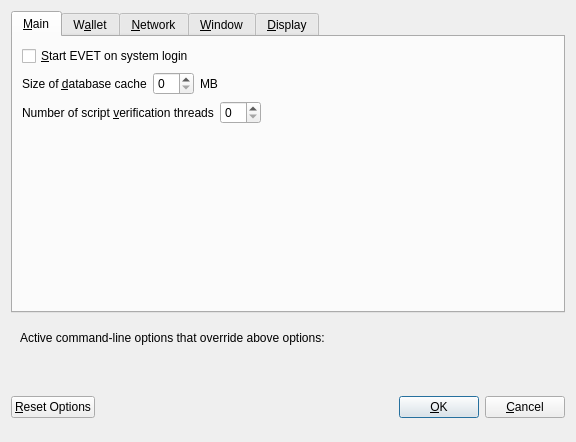
<?xml version="1.0" encoding="UTF-8"?>
<ui version="4.0">
 <class>OptionsDialog</class>
 <widget class="QDialog" name="OptionsDialog">
  <property name="geometry">
   <rect>
    <x>0</x>
    <y>0</y>
    <width>576</width>
    <height>442</height>
   </rect>
  </property>
  <property name="windowTitle">
   <string>Options</string>
  </property>
  <property name="modal">
   <bool>true</bool>
  </property>
  <layout class="QVBoxLayout" name="verticalLayout">
   <item>
    <widget class="QTabWidget" name="tabWidget">
     <property name="currentIndex">
      <number>0</number>
     </property>
     <widget class="QWidget" name="tabMain">
      <attribute name="title">
       <string>&amp;Main</string>
      </attribute>
      <layout class="QVBoxLayout" name="verticalLayout_Main">
       <item>
        <widget class="QCheckBox" name="bitcoinAtStartup">
         <property name="toolTip">
          <string>Automatically start EVET after logging in to the system.</string>
         </property>
         <property name="text">
          <string>&amp;Start EVET on system login</string>
         </property>
        </widget>
       </item>
       <item>
        <layout class="QHBoxLayout" name="horizontalLayout_2_Main">
         <item>
          <widget class="QLabel" name="databaseCacheLabel">
           <property name="text">
            <string>Size of &amp;database cache</string>
           </property>
           <property name="textFormat">
            <enum>Qt::PlainText</enum>
           </property>
           <property name="buddy">
            <cstring>databaseCache</cstring>
           </property>
          </widget>
         </item>
         <item>
          <widget class="QSpinBox" name="databaseCache"/>
         </item>
         <item>
          <widget class="QLabel" name="databaseCacheUnitLabel">
           <property name="text">
            <string>MB</string>
           </property>
           <property name="textFormat">
            <enum>Qt::PlainText</enum>
           </property>
          </widget>
         </item>
         <item>
          <spacer name="horizontalSpacer_2_Main">
           <property name="orientation">
            <enum>Qt::Horizontal</enum>
           </property>
           <property name="sizeHint" stdset="0">
            <size>
             <width>40</width>
             <height>20</height>
            </size>
           </property>
          </spacer>
         </item>
        </layout>
       </item>
       <item>
        <layout class="QHBoxLayout" name="horizontalLayout_3_Main">
         <item>
          <widget class="QLabel" name="threadsScriptVerifLabel">
           <property name="text">
            <string>Number of script &amp;verification threads</string>
           </property>
           <property name="textFormat">
            <enum>Qt::PlainText</enum>
           </property>
           <property name="buddy">
            <cstring>threadsScriptVerif</cstring>
           </property>
          </widget>
         </item>
         <item>
          <widget class="QSpinBox" name="threadsScriptVerif">
           <property name="toolTip">
            <string>(0 = auto, &lt;0 = leave that many cores free)</string>
           </property>
          </widget>
         </item>
         <item>
          <spacer name="horizontalSpacer_3_Main">
           <property name="orientation">
            <enum>Qt::Horizontal</enum>
           </property>
           <property name="sizeHint" stdset="0">
            <size>
             <width>40</width>
             <height>20</height>
            </size>
           </property>
          </spacer>
         </item>
        </layout>
       </item>
       <item>
        <spacer name="verticalSpacer_2">
         <property name="orientation">
          <enum>Qt::Vertical</enum>
         </property>
         <property name="sizeHint" stdset="0">
          <size>
           <width>20</width>
           <height>40</height>
          </size>
         </property>
        </spacer>
       </item>
      </layout>
     </widget>
     <widget class="QWidget" name="tabWallet">
      <attribute name="title">
       <string>W&amp;allet</string>
      </attribute>
      <layout class="QVBoxLayout" name="verticalLayout_Wallet">
       <item>
        <layout class="QHBoxLayout" name="horizontalLayout_2_Wallet">
         <item>
          <widget class="QLabel" name="labelStakeSplitThresholdText">
           <property name="text">
            <string>Stake split threshold:</string>
           </property>
          </widget>
         </item>
         <item>
          <widget class="QSpinBox" name="spinBoxStakeSplitThreshold">
           <property name="minimum">
            <number>1</number>
           </property>
           <property name="maximum">
            <number>999999</number>
           </property>
          </widget>
         </item>
        </layout>
       </item>
       <item>
        <widget class="QGroupBox" name="groupBox">
         <property name="title">
          <string>Expert</string>
         </property>
         <layout class="QVBoxLayout" name="verticalLayout_2">
          <item>
           <widget class="QCheckBox" name="coinControlFeatures">
            <property name="toolTip">
             <string>Whether to show coin control features or not.</string>
            </property>
            <property name="text">
             <string>Enable coin &amp;control features</string>
            </property>
           </widget>
          </item>
          <item>
           <widget class="QCheckBox" name="showMasternodesTab">
            <property name="toolTip">
             <string>Show additional tab listing all your masternodes in first sub-tab&lt;br/&gt;and all masternodes on the network in second sub-tab.</string>
            </property>
            <property name="text">
             <string>Show Masternodes Tab</string>
            </property>
           </widget>
          </item>
          <item>
           <widget class="QCheckBox" name="spendZeroConfChange">
            <property name="toolTip">
             <string>If you disable the spending of unconfirmed change, the change from a transaction&lt;br/&gt;cannot be used until that transaction has at least one confirmation.&lt;br/&gt;This also affects how your balance is computed.</string>
            </property>
            <property name="text">
             <string>&amp;Spend unconfirmed change</string>
            </property>
           </widget>
          </item>
         </layout>
        </widget>
       </item>
       <item>
        <spacer name="verticalSpacer_Wallet">
         <property name="orientation">
          <enum>Qt::Vertical</enum>
         </property>
         <property name="sizeHint" stdset="0">
          <size>
           <width>20</width>
           <height>40</height>
          </size>
         </property>
        </spacer>
       </item>
      </layout>
     </widget>
     <widget class="QWidget" name="tabNetwork">
      <attribute name="title">
       <string>&amp;Network</string>
      </attribute>
      <layout class="QVBoxLayout" name="verticalLayout_Network">
       <item>
        <widget class="QCheckBox" name="mapPortUpnp">
         <property name="toolTip">
          <string>Automatically open the EVET client port on the router. This only works when your router supports UPnP and it is enabled.</string>
         </property>
         <property name="text">
          <string>Map port using &amp;UPnP</string>
         </property>
        </widget>
       </item>
       <item>
        <widget class="QCheckBox" name="allowIncoming">
         <property name="toolTip">
          <string>Accept connections from outside</string>
         </property>
         <property name="text">
          <string>Allow incoming connections</string>
         </property>
        </widget>
       </item>
       <item>
        <widget class="QCheckBox" name="connectSocks">
         <property name="toolTip">
          <string>Connect to the EVET network through a SOCKS5 proxy.</string>
         </property>
         <property name="text">
          <string>&amp;Connect through SOCKS5 proxy (default proxy):</string>
         </property>
        </widget>
       </item>
       <item>
        <layout class="QHBoxLayout" name="horizontalLayout_1_Network">
         <item>
          <widget class="QLabel" name="proxyIpLabel">
           <property name="text">
            <string>Proxy &amp;IP:</string>
           </property>
           <property name="textFormat">
            <enum>Qt::PlainText</enum>
           </property>
           <property name="buddy">
            <cstring>proxyIp</cstring>
           </property>
          </widget>
         </item>
         <item>
          <widget class="QValidatedLineEdit" name="proxyIp">
           <property name="minimumSize">
            <size>
             <width>140</width>
             <height>0</height>
            </size>
           </property>
           <property name="maximumSize">
            <size>
             <width>140</width>
             <height>16777215</height>
            </size>
           </property>
           <property name="toolTip">
            <string>IP address of the proxy (e.g. IPv4: 127.0.0.1 / IPv6: ::1)</string>
           </property>
          </widget>
         </item>
         <item>
          <widget class="QLabel" name="proxyPortLabel">
           <property name="text">
            <string>&amp;Port:</string>
           </property>
           <property name="textFormat">
            <enum>Qt::PlainText</enum>
           </property>
           <property name="buddy">
            <cstring>proxyPort</cstring>
           </property>
          </widget>
         </item>
         <item>
          <widget class="QLineEdit" name="proxyPort">
           <property name="minimumSize">
            <size>
             <width>55</width>
             <height>0</height>
            </size>
           </property>
           <property name="maximumSize">
            <size>
             <width>55</width>
             <height>16777215</height>
            </size>
           </property>
           <property name="toolTip">
            <string>Port of the proxy (e.g. 9050)</string>
           </property>
          </widget>
         </item>
         <item>
          <spacer name="horizontalSpacer_1_Network">
           <property name="orientation">
            <enum>Qt::Horizontal</enum>
           </property>
           <property name="sizeHint" stdset="0">
            <size>
             <width>40</width>
             <height>20</height>
            </size>
           </property>
          </spacer>
         </item>
        </layout>
       </item>
       <item>
        <spacer name="verticalSpacer_Network">
         <property name="orientation">
          <enum>Qt::Vertical</enum>
         </property>
         <property name="sizeHint" stdset="0">
          <size>
           <width>20</width>
           <height>40</height>
          </size>
         </property>
        </spacer>
       </item>
      </layout>
     </widget>
     <widget class="QWidget" name="tabWindow">
      <attribute name="title">
       <string>&amp;Window</string>
      </attribute>
      <layout class="QVBoxLayout" name="verticalLayout_Window">
       <item>
        <widget class="QCheckBox" name="minimizeToTray">
         <property name="toolTip">
          <string>Show only a tray icon after minimizing the window.</string>
         </property>
         <property name="text">
          <string>&amp;Minimize to the tray instead of the taskbar</string>
         </property>
        </widget>
       </item>
       <item>
        <widget class="QCheckBox" name="minimizeOnClose">
         <property name="toolTip">
          <string>Minimize instead of exit the application when the window is closed. When this option is enabled, the application will be closed only after selecting Quit in the menu.</string>
         </property>
         <property name="text">
          <string>M&amp;inimize on close</string>
         </property>
        </widget>
       </item>
       <item>
        <spacer name="verticalSpacer_Window">
         <property name="orientation">
          <enum>Qt::Vertical</enum>
         </property>
         <property name="sizeHint" stdset="0">
          <size>
           <width>20</width>
           <height>40</height>
          </size>
         </property>
        </spacer>
       </item>
      </layout>
     </widget>
     <widget class="QWidget" name="tabDisplay">
      <attribute name="title">
       <string>&amp;Display</string>
      </attribute>
      <layout class="QVBoxLayout" name="verticalLayout_Display">
       <item>
        <layout class="QHBoxLayout" name="horizontalLayout_1_Display">
         <item>
          <widget class="QLabel" name="langLabel">
           <property name="text">
            <string>User Interface &amp;language:</string>
           </property>
           <property name="textFormat">
            <enum>Qt::PlainText</enum>
           </property>
           <property name="buddy">
            <cstring>lang</cstring>
           </property>
          </widget>
         </item>
         <item>
          <widget class="QValueComboBox" name="lang">
           <property name="toolTip">
            <string>The user interface language can be set here. This setting will take effect after restarting EVET.</string>
           </property>
          </widget>
         </item>
        </layout>
       </item>
       <item>
        <widget class="QLabel" name="label_3">
         <property name="toolTip">
          <string notr="true"/>
         </property>
         <property name="statusTip">
          <string notr="true"/>
         </property>
         <property name="whatsThis">
          <string notr="true"/>
         </property>
         <property name="accessibleName">
          <string notr="true"/>
         </property>
         <property name="text">
          <string>Language missing or translation incomplete? Help contributing translations here:
https://discord.gg/zgcXB76</string>
         </property>
         <property name="wordWrap">
          <bool>true</bool>
         </property>
         <property name="openExternalLinks">
          <bool>true</bool>
         </property>
         <property name="textInteractionFlags">
          <set>Qt::TextBrowserInteraction</set>
         </property>
        </widget>
       </item>
       <item>
        <layout class="QHBoxLayout" name="horizontalLayout_2_Display" stretch="0,0">
         <item>
          <widget class="QLabel" name="themeLabel">
           <property name="text">
            <string>User Interface Theme:</string>
           </property>
          </widget>
         </item>
         <item>
          <widget class="QValueComboBox" name="theme"/>
         </item>
        </layout>
       </item>
       <item>
        <widget class="QWidget" name="verticalDisplayWidget" native="true">
         <layout class="QVBoxLayout" name="verticalDisplayLayout">
          <property name="margin">
           <number>0</number>
          </property>
          <item>
           <widget class="Line" name="line">
            <property name="orientation">
             <enum>Qt::Horizontal</enum>
            </property>
           </widget>
          </item>
          <item>
           <layout class="QHBoxLayout" name="horizontalLayout_3_Display">
            <item>
             <widget class="QLabel" name="unitLabel">
              <property name="text">
               <string>Unit to show amounts in:</string>
              </property>
              <property name="textFormat">
               <enum>Qt::PlainText</enum>
              </property>
             </widget>
            </item>
            <item>
             <widget class="QValueComboBox" name="unit">
              <property name="toolTip">
               <string>Choose the default subdivision unit to show in the interface and when sending coins.</string>
              </property>
             </widget>
            </item>
           </layout>
          </item>
          <item>
           <layout class="QHBoxLayout" name="horizontalLayout_4_Display">
            <item>
             <widget class="QLabel" name="digitsLabel">
              <property name="text">
               <string>Decimal digits</string>
              </property>
             </widget>
            </item>
            <item>
             <widget class="QValueComboBox" name="digits"/>
            </item>
           </layout>
          </item>
          <item>
           <layout class="QHBoxLayout" name="horizontalLayout_5_Display">
            <item>
             <widget class="QCheckBox" name="checkBoxHideZeroBalances">
              <property name="toolTip">
               <string>Hide empty balances</string>
              </property>
              <property name="layoutDirection">
               <enum>Qt::LeftToRight</enum>
              </property>
              <property name="text">
               <string>Hide empty balances</string>
              </property>
             </widget>
            </item>
            <item>
             <widget class="QCheckBox" name="checkBoxHideOrphans">
              <property name="toolTip">
               <string>Hide orphan stakes in transaction lists</string>
              </property>
              <property name="text">
               <string>Hide orphan stakes</string>
              </property>
             </widget>
            </item>
            <item>
             <spacer name="horizontalSpacer">
              <property name="orientation">
               <enum>Qt::Horizontal</enum>
              </property>
              <property name="sizeHint" stdset="0">
               <size>
                <width>40</width>
                <height>20</height>
               </size>
              </property>
             </spacer>
            </item>
           </layout>
          </item>
          <item>
           <layout class="QHBoxLayout" name="horizontalLayout_6_Display">
            <item>
             <widget class="QLabel" name="thirdPartyTxUrlsLabel">
              <property name="toolTip">
               <string>Third party URLs (e.g. a block explorer) that appear in the transactions tab as context menu items. %s in the URL is replaced by transaction hash. Multiple URLs are separated by vertical bar |.</string>
              </property>
              <property name="text">
               <string>Third party transaction URLs</string>
              </property>
             </widget>
            </item>
            <item>
             <widget class="QLineEdit" name="thirdPartyTxUrls">
              <property name="toolTip">
               <string>Third party URLs (e.g. a block explorer) that appear in the transactions tab as context menu items. %s in the URL is replaced by transaction hash. Multiple URLs are separated by vertical bar |.</string>
              </property>
             </widget>
            </item>
           </layout>
          </item>
         </layout>
        </widget>
       </item>
       <item>
        <spacer name="verticalSpacer">
         <property name="orientation">
          <enum>Qt::Vertical</enum>
         </property>
         <property name="sizeHint" stdset="0">
          <size>
           <width>20</width>
           <height>40</height>
          </size>
         </property>
        </spacer>
       </item>
      </layout>
     </widget>
    </widget>
   </item>
   <item>
    <widget class="QFrame" name="frame">
     <layout class="QVBoxLayout" name="verticalLayout_Bottom">
      <item>
       <layout class="QHBoxLayout" name="horizontalLayout_Bottom">
        <item>
         <widget class="QLabel" name="overriddenByCommandLineInfoLabel">
          <property name="text">
           <string>Active command-line options that override above options:</string>
          </property>
          <property name="textFormat">
           <enum>Qt::PlainText</enum>
          </property>
         </widget>
        </item>
        <item>
         <spacer name="horizontalSpacer_Bottom">
          <property name="orientation">
           <enum>Qt::Horizontal</enum>
          </property>
          <property name="sizeHint" stdset="0">
           <size>
            <width>40</width>
            <height>20</height>
           </size>
          </property>
         </spacer>
        </item>
       </layout>
      </item>
      <item>
       <widget class="QLabel" name="overriddenByCommandLineLabel">
        <property name="text">
         <string/>
        </property>
        <property name="textFormat">
         <enum>Qt::PlainText</enum>
        </property>
        <property name="wordWrap">
         <bool>true</bool>
        </property>
       </widget>
      </item>
     </layout>
    </widget>
   </item>
   <item>
    <layout class="QHBoxLayout" name="horizontalLayout_Buttons">
     <item>
      <widget class="QPushButton" name="resetButton">
       <property name="toolTip">
        <string>Reset all client options to default.</string>
       </property>
       <property name="text">
        <string>&amp;Reset Options</string>
       </property>
       <property name="autoDefault">
        <bool>false</bool>
       </property>
      </widget>
     </item>
     <item>
      <spacer name="horizontalSpacer_1">
       <property name="orientation">
        <enum>Qt::Horizontal</enum>
       </property>
       <property name="sizeHint" stdset="0">
        <size>
         <width>40</width>
         <height>48</height>
        </size>
       </property>
      </spacer>
     </item>
     <item>
      <widget class="QLabel" name="statusLabel">
       <property name="minimumSize">
        <size>
         <width>200</width>
         <height>0</height>
        </size>
       </property>
       <property name="font">
        <font>
         <weight>75</weight>
         <bold>true</bold>
        </font>
       </property>
       <property name="text">
        <string/>
       </property>
       <property name="textFormat">
        <enum>Qt::PlainText</enum>
       </property>
       <property name="wordWrap">
        <bool>true</bool>
       </property>
      </widget>
     </item>
     <item>
      <spacer name="horizontalSpacer_2">
       <property name="orientation">
        <enum>Qt::Horizontal</enum>
       </property>
       <property name="sizeHint" stdset="0">
        <size>
         <width>40</width>
         <height>48</height>
        </size>
       </property>
      </spacer>
     </item>
     <item>
      <widget class="QPushButton" name="okButton">
       <property name="text">
        <string>&amp;OK</string>
       </property>
       <property name="autoDefault">
        <bool>false</bool>
       </property>
       <property name="default">
        <bool>true</bool>
       </property>
      </widget>
     </item>
     <item>
      <widget class="QPushButton" name="cancelButton">
       <property name="text">
        <string>&amp;Cancel</string>
       </property>
       <property name="autoDefault">
        <bool>false</bool>
       </property>
      </widget>
     </item>
    </layout>
   </item>
  </layout>
 </widget>
 <customwidgets>
  <customwidget>
   <class>QValidatedLineEdit</class>
   <extends>QLineEdit</extends>
   <header>qvalidatedlineedit.h</header>
  </customwidget>
  <customwidget>
   <class>QValueComboBox</class>
   <extends>QComboBox</extends>
   <header>qvaluecombobox.h</header>
  </customwidget>
 </customwidgets>
 <resources/>
 <connections/>
</ui>
